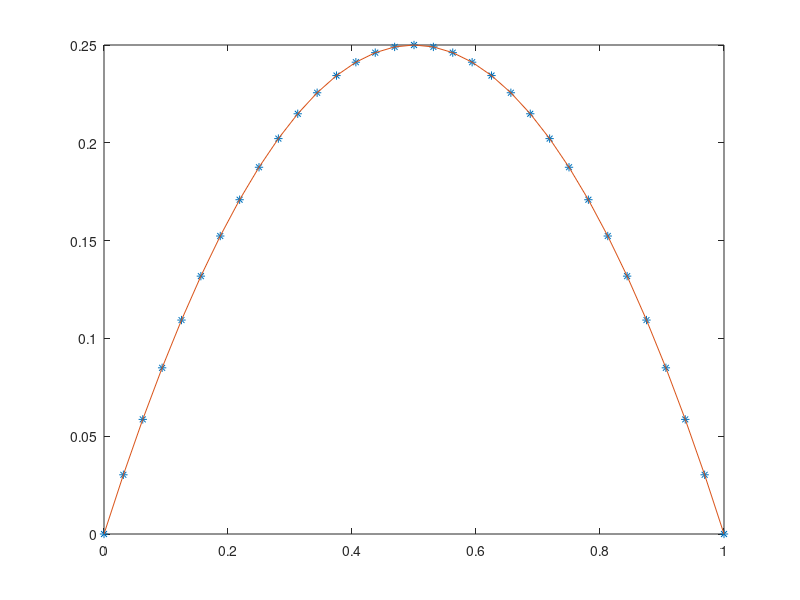

Source code (MATLAB):
Vh = [];
V = [];
h = 1;

for k = 1:5
    h = h/2
end

L = 1;
n = L/h;
G = zeros(n+1,1);
G(2:n) = -2*h^2;

M = zeros(n+1,n+1);
M(1,1) = 1;
M(n+1,n+1) = 1;

for i=2:n
    M(i,i-1)=1;
    M(i,i) = -2;
    M(i,i+1) = 1;
end

S = M\G;
x = 0:h:L;

f=@(x) -x.*x+L.*x;
plot(x,S,'*',x,f(x))
